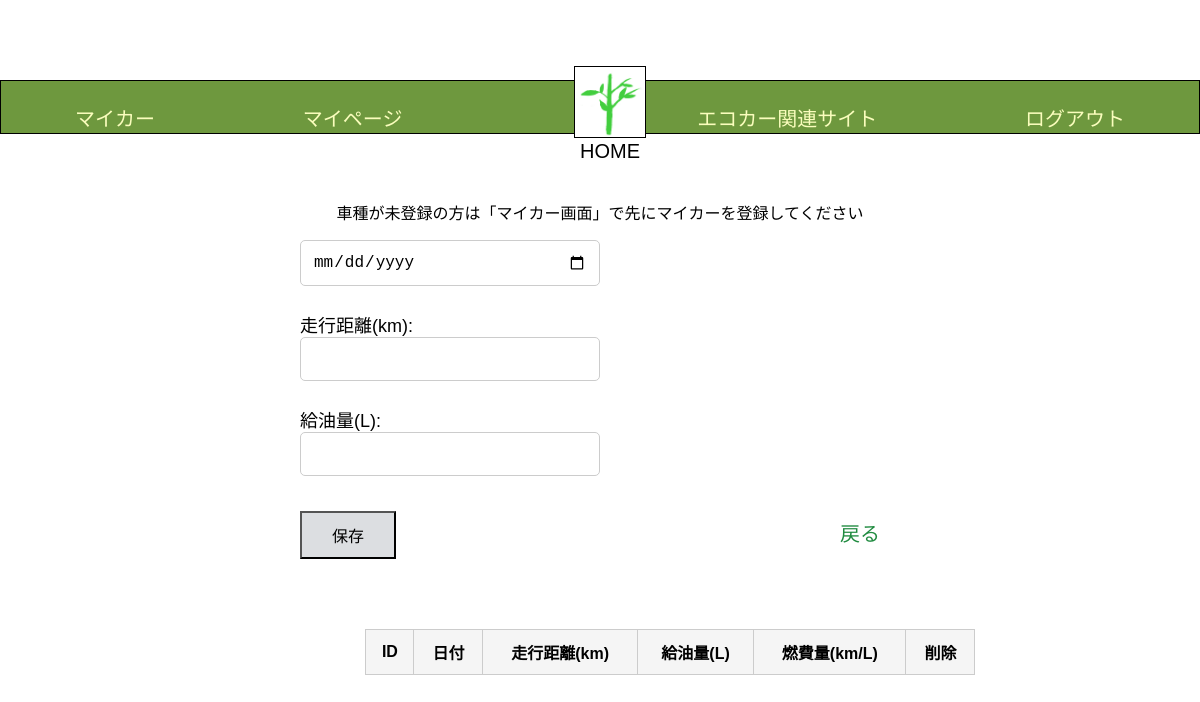
Page /Edrive/records/1/ on the earlier database version.
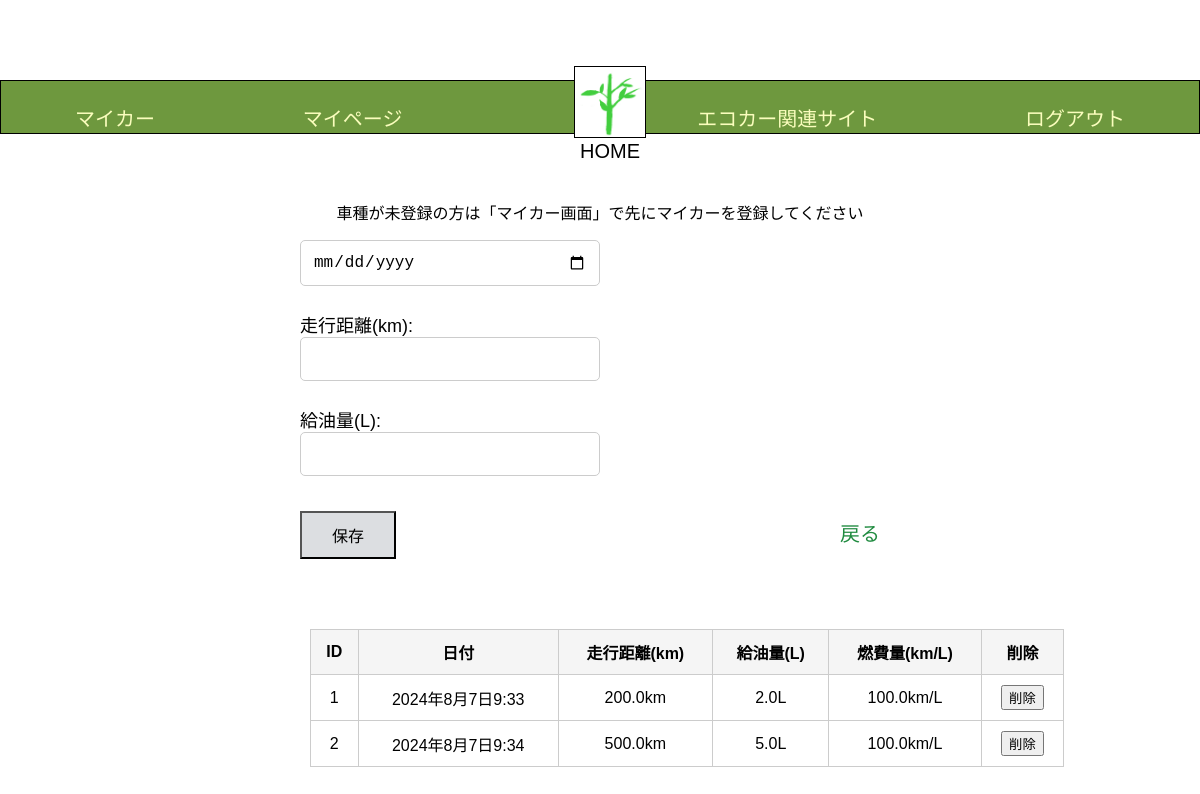
Same page on the later database version.
### Edrive/models.py (models this page shows, shortened)
class BaseModel(models.Model):
    created_at = models.DateTimeField(auto_now_add=True)
    updated_at = models.DateTimeField(auto_now=True)
    class Meta:
        abstract = True

class FuelRecord(BaseModel):
    my_car = models.ForeignKey(MyCar, on_delete=models.CASCADE, default=1)
    distance = models.FloatField(verbose_name="走行距離 (km)")
    fuel_amount = models.FloatField(verbose_name="給油量 (L)")
    fuel_efficiency = models.FloatField(verbose_name="燃費 (km/L)", blank=True, null=True, editable=False)
    class Meta:
        db_table = 'fuel_records'

### Edrive/views.py (the view, shortened to what this page needs)
# urls.py: path('records/<int:pk>/',RecordsView.as_view(), name = 'records'),
class RecordsView(View):
    model = FuelRecord
    template_name = 'records.html'
    form_class = RecordsForm
    def get(self, request, pk):
        user = get_object_or_404(User, pk=pk)
        my_cars = MyCar.objects.filter(user=user)
        fuel_records = FuelRecord.objects.filter(my_car__in=my_cars)
        form = self.form_class()
        return render(request, self.template_name, {'fuel_records': fuel_records, 'form': form, 'car_id': pk})

### Edrive/forms.py
class RecordsForm(forms.ModelForm):
    created_at = forms.DateTimeField(label = '', widget=forms.DateInput(attrs={'type': 'date'}))
    distance = forms.FloatField(label = '走行距離(km)')
    fuel_amount = forms.FloatField(label = '給油量(L)')
    class Meta:
        model = FuelRecord
        fields = [ 'distance', 'fuel_amount']

### templates/records.html (shortened to what this page needs)
{% load static %}
<!DOCTYPE html>
<html lang="ja">
   <head>
      <link rel="stylesheet" href="{% static 'css/style.css' %}">
   </head>
   <body>
       <header class="header-container">
      <nav class="navbar navbar-expand-lg navbar-light bg-light">
        <a class="navbar-brand" href="{% url 'Edrive:my_car' user.pk %}">マイカー</a>
        <a class="navbar-brand" href="{% url 'Edrive:mypage' user.pk %}">マイページ</a>
        <div class="logo">
        <a href="{% url 'Edrive:home' %}" class="home-link">
             <img src = "{% get_media_prefix %}shinryoku.png"  alt = "ホーム">
             <p>HOME</p>
        </a>
        </div>
        <a class="navbar-brand" href="{% url 'Edrive:eco_car_site' %}">エコカー関連サイト</a>
        <a class="navbar-brand" href="{% url 'Edrive:logout' %}">ログアウト</a>
      </nav>
      </header>
  <div class="records">
  <p>車種が未登録の方は「マイカー画面」で先にマイカーを登録してください</p>
  <nav>
   <form method="POST">
            <div class="form-group">
                {{ form.created_at }}
            </div>
            <div class="form-group">
                {{ form.distance.label_tag }}
                {{ form.distance }}
            </div>
            <div class="form-group">
                {{ form.fuel_amount.label_tag }}
                {{ form.fuel_amount }}
            </div>
   <input type="submit" value="保存">
        </form>
    <a class="navbar-brand" href="{% url 'Edrive:home' %}">戻る</a>
  </nav>
  </div>
<div class="records-container">
        <div class="car-info">
            <table border='1'>
      <table>
        <thead>
            <tr>
                <th>ID</th>
                <th>日付</th>
                <th>走行距離(km)</th>
                <th>給油量(L)</th>
                <th>燃費量(km/L)</th>
                <th>削除</th>
            </tr>
        </thead>
            <tbody>
            {% for record in fuel_records %}
                <tr>
                    <td>{{ record.id }}</td>
                    <td>{{ record.created_at }}</td>
                    <td>{{ record.distance }}km</td>
                    <td>{{ record.fuel_amount }}L</td>
                    <td>{{ record.fuel_efficiency|floatformat:1 }}km/L</td>
                    <td>
                    <form method="post" style="display:inline;">
                        <button type="submit">削除</button>
                      </form>
                    </td>
                </tr>
               {% endfor %}
            </tbody>
     </table>
</div>
</body>
</html>

### static/css/style.css (style rules this page uses)
body { font-family: Arial, sans-serif; margin: 0; padding: 0; }
.header-container { text-align: center; background-color: #6e983e; padding: 1px 0; margin-top: 80px; position: relative; border:1px solid black; height:auto; }
.header-container a.navbar-brand { color: #fafdbd; text-decoration: none; font-weight: 400; padding: 0.5px; justify-content: space-around; }
.logo img { width:70px; height: 70px; border: 1px solid black; }
.navbar-brand { font-size: 20px; color: #fafdbd; display: flex; margin: 0; }
.navbar { display: flex; justify-content: space-around; align-items: center; padding: 0; margin: 10px 0 0 0; }
.logo .home-link { display: flex; flex-direction: column; align-items: center; position: absolute; text-decoration: none; margin: 0 10px; top: -15px; left: 50%; transform: translateX(-50%); width: 80px; height: 80px; }
.logo p { margin: 2px 0 100px 0; font-size: 20px; color: #000000; font-weight:400; }
input[type="submit"] { margin-top: 10px; padding: 10px 50px; background-color: #dcdee1; color: black; cursor: pointer; }
.navbar-brand { display: flex; text-align: center; margin-top: 10px; }
.records { display: flex; flex-direction: column; align-items: center; margin-top: 50px; }
.records nav { display: flex; align-items: center; justify-content: space-between; margin-bottom: 20px; width:50%; }
.records form { width: 50%; margin-bottom: 20px; }
.records form .form-group { margin-bottom: 15px; }
.records form label { font-size: 18px; display: block; }
.records form input[type="text"], .records form input[type="password"], .records form input[type="email"], .records form input[type="date"], .records form input[type="datetime-local"], .records form input[type="number"], .records form select, .records form textarea { width: 100%; padding: 12px; font-size: 16px; border: 1px solid #ccc; border-radius: 5px; box-sizing: border-box; margin-bottom: 10px; }
.records form input[type="submit"] { padding: 10px 30px; background-color: #dcdee1; color: black; cursor: pointer; font-size: 16px; text-align: center; margin-right: 10px; display: inline-block; }
.records .navbar-brand { padding: 20px 20px; color: #208b40; font-size: 20px; text-align: center; text-decoration: none; margin-top: 250px; margin-bottom: 5px; display: inline-block; }
.records-container { display: flex; justify-content: center; margin-top: 30px; margin-bottom: 80px; }
.records-container table { width: 130%; border-collapse: collapse; }
.records-container th, .records-container td { padding: 10px; text-align: center; border: 1px solid #ccc; }
.records-container th { background-color: #f5f5f5; }

Differences in the rows shown:
added FuelRecord: id "1", created_at "2024年8月7日9:33", distance "200.0", fuel_amount "2.0", fuel_efficiency "100.0"
added FuelRecord: id "2", created_at "2024年8月7日9:34", distance "500.0", fuel_amount "5.0", fuel_efficiency "100.0"
